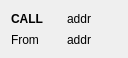
<?xml version="1.0" encoding="UTF-8"?>
<ui version="4.0">
 <class>CallListWidget</class>
 <widget class="QWidget" name="CallListWidget">
  <property name="geometry">
   <rect>
    <x>0</x>
    <y>0</y>
    <width>128</width>
    <height>58</height>
   </rect>
  </property>
  <property name="windowTitle">
   <string>callListWidget</string>
  </property>
  <layout class="QGridLayout" name="gridLayout">
   <item row="0" column="0">
    <widget class="QLabel" name="lblEvent">
     <property name="font">
      <font>
       <weight>75</weight>
       <bold>true</bold>
      </font>
     </property>
     <property name="text">
      <string>CALL</string>
     </property>
    </widget>
   </item>
   <item row="0" column="1">
    <widget class="QLabel" name="lblToAddr">
     <property name="text">
      <string>addr</string>
     </property>
    </widget>
   </item>
   <item row="1" column="0">
    <widget class="QLabel" name="label_3">
     <property name="text">
      <string>From</string>
     </property>
    </widget>
   </item>
   <item row="1" column="1">
    <widget class="QLabel" name="lblFromAddr">
     <property name="text">
      <string>addr</string>
     </property>
    </widget>
   </item>
  </layout>
 </widget>
 <resources/>
 <connections/>
</ui>
